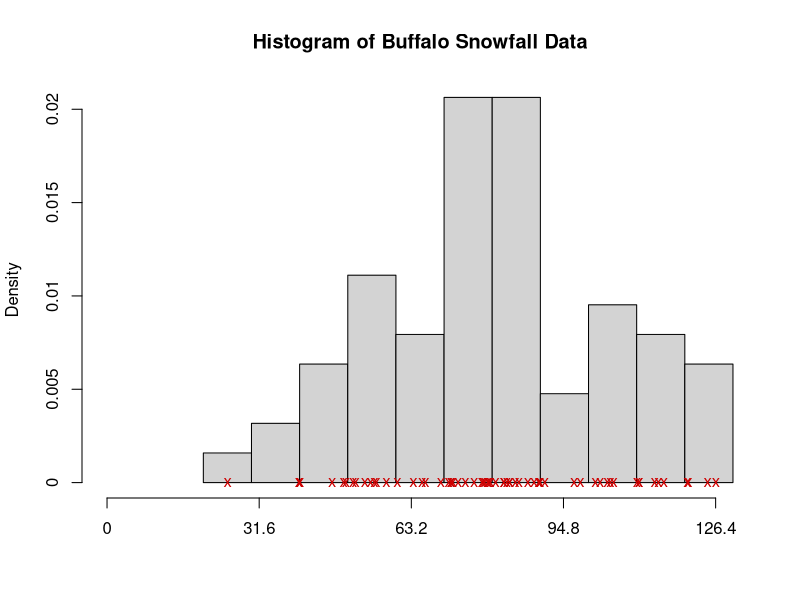

Write the R code that produced this figure.

# clear variables and close windows
rm(list = ls(all = TRUE))
graphics.off()

# load data
x = read.table("buffa.dat")

origin   = 20   # starting point of histogrom
binwidth = 10   # binwidth of histogram
maxgrid  = 130  # last bin point

plothist = function(x, origin, binwidth, maxgrid) {
    if (missing(x) == T) {
        stop("Please insert a data vector")
    }
    if (missing(origin) == T) {
        origin = 20  # default value
    }
    if (missing(binwidth) == T) {
        binwidth = 10  # default value
    }
    if (missing(maxgrid) == T) {
        maxgrid = 130  # default value
    }
    grid = seq(origin, maxgrid, binwidth)  # computing grid
    if (max(grid) < max(x)) {
        # if data range exceeds grid hist() can't produce the histogram
        stop("Please change either binwidth or maxgrid, such that the largest value of x is included")
    }
    his = hist(as.matrix(x), grid, probability = T, xlim = c(0, max(x, grid)), axes = F, 
        xlab = "", main = "")
    axis(1, seq(0, max(x[, 1]), length = 5), round(seq(0, max(x[, 1]), length = 5), 
        2))
    axis(2, seq(0, 0.021, 0.005), seq(0, 0.021, 0.005))
    title("Histogram of Buffalo Snowfall Data")
    x = cbind(x, matrix(0, nrow(x), 1))
    points(x, pch = "x", col = "red3")
}

plothist(x, origin, binwidth, maxgrid)
